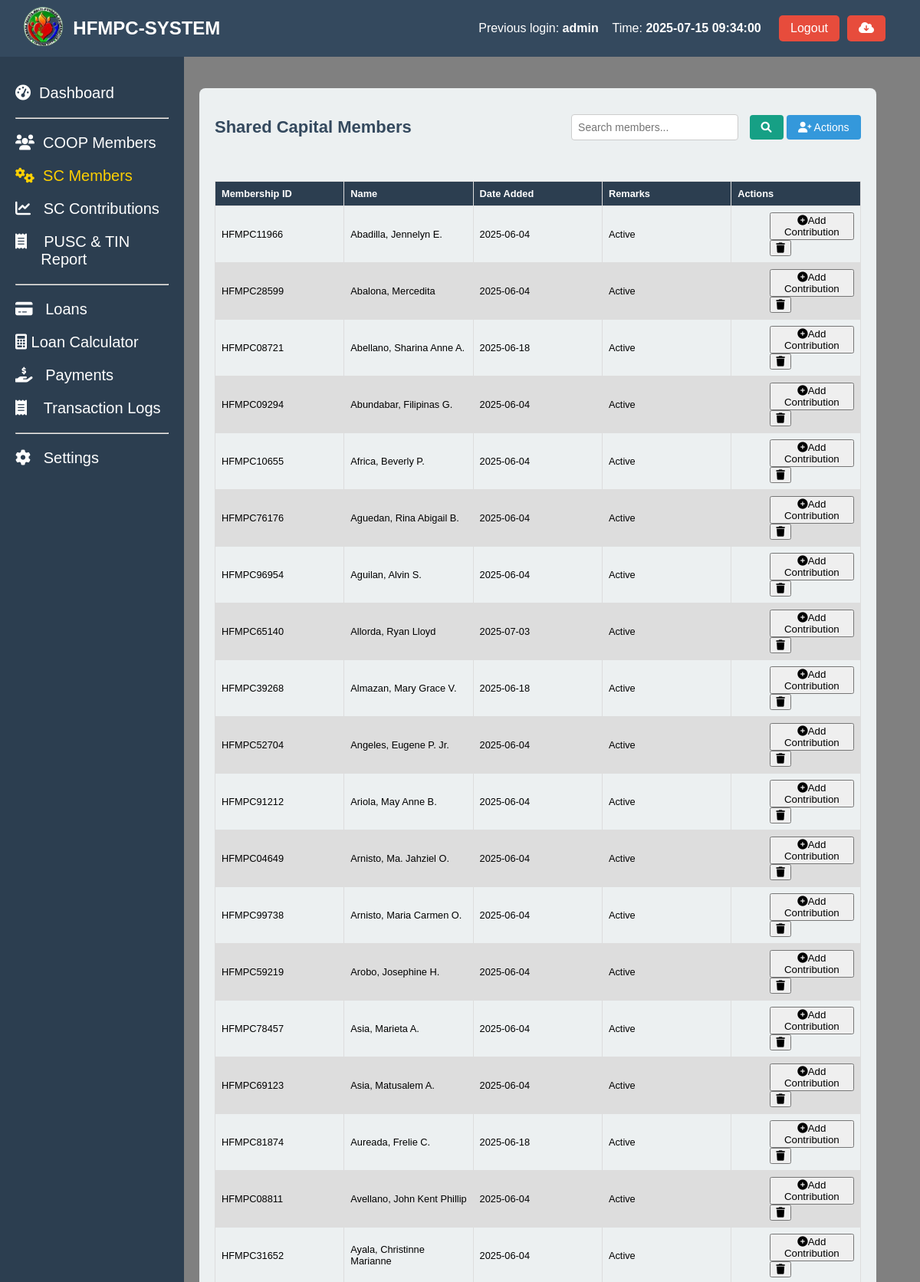
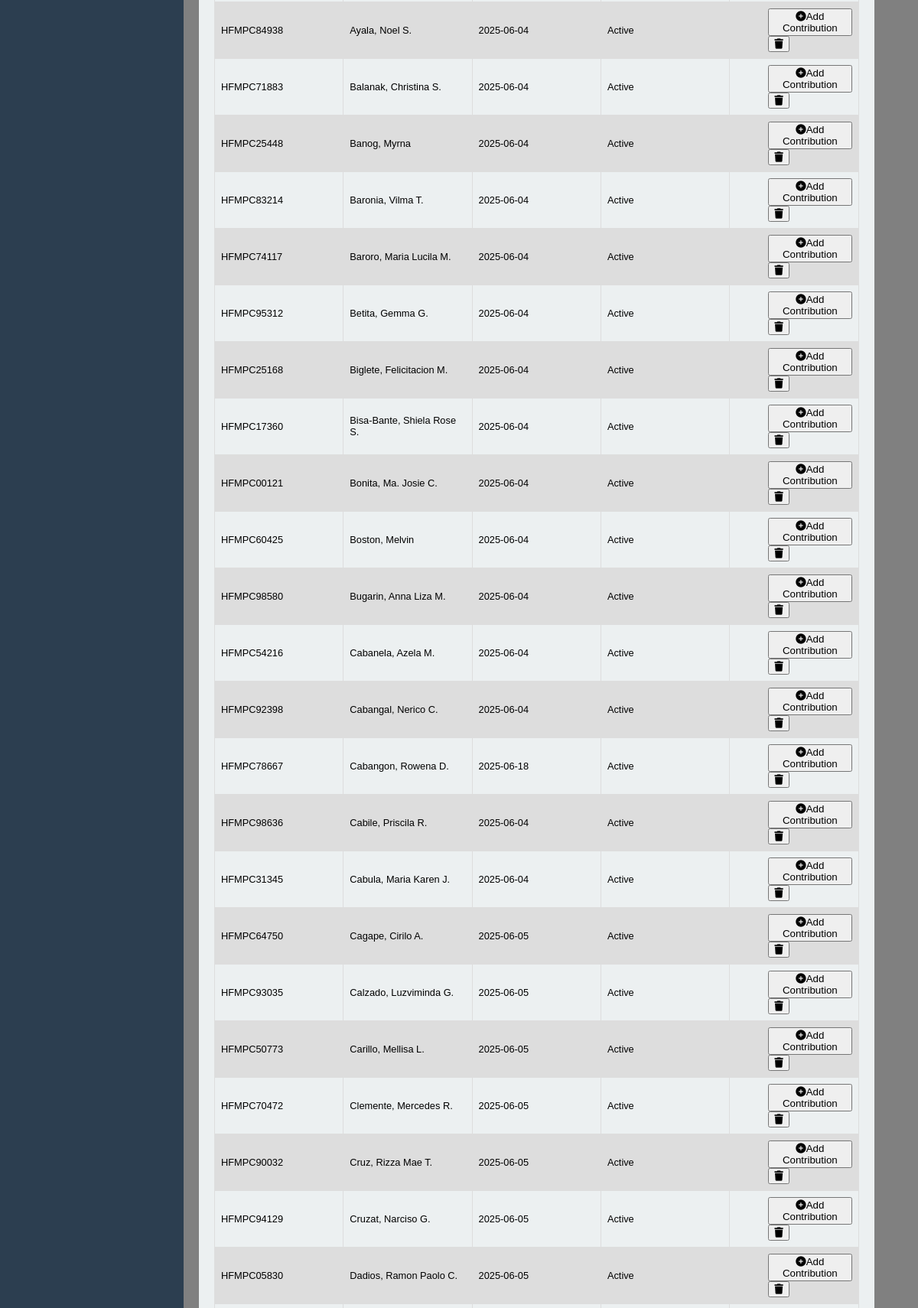
Screenshot of /coop_members_shared_capitals.php (signed in, upper part) with the database file from the repository (2 pictures, top to bottom).
### tables this page shows
CREATE TABLE `coop_members_shared_capital` (
  `id` int(11) NOT NULL AUTO_INCREMENT,
  `Membership_ID` varchar(11) NOT NULL,
  `name_of_member` varchar(50) NOT NULL,
  `Date_Added` date NOT NULL,
  `status` int(11) NOT NULL,
  `remarks` varchar(10) NOT NULL,
  PRIMARY KEY (`id`)
);

CREATE TABLE `coop_members` (
  `coop_id` int(50) NOT NULL AUTO_INCREMENT,
  `membership_id` varchar(50) NOT NULL,
  `name_of_member` varchar(255) NOT NULL,
  `contact_number` varchar(20) NOT NULL,
  `tin` varchar(15) NOT NULL,
  `date_accepted` date NOT NULL,
  `bod_resolution` varchar(50) NOT NULL,
  `type_of_membership` varchar(50) NOT NULL,
  `shares_subscribed` decimal(10,2) NOT NULL,
  `amount_subscribed` decimal(10,2) NOT NULL,
  `initial_paid_up` decimal(10,2) NOT NULL,
  `address` text NOT NULL,
  `date_of_birth` date NOT NULL,
  `age` int(11) NOT NULL,
  `gender` varchar(20) DEFAULT NULL,
  `civil_status` varchar(50) DEFAULT NULL,
  `occupation` varchar(100) NOT NULL,
  `number_of_dependents` int(11) NOT NULL,
  `religious` varchar(100) NOT NULL,
  `annual_income` decimal(10,2) NOT NULL,
  `date_terminated` date DEFAULT NULL,
  `educational_attainment` varchar(50) DEFAULT NULL,
  `status` int(5) NOT NULL,
  `remarks` varchar(10) NOT NULL,
  `created_at` timestamp NOT NULL DEFAULT current_timestamp(),
  PRIMARY KEY (`coop_id`)
);

### coop_members_shared_capitals.php (the view, shortened to what this page needs)
<?php
include 'header.php';
include 'sidebar.php';
?>
<link rel="stylesheet" href="assets/coop_members_shared_capitals.css">
<link rel="stylesheet" href="assets/message.css">
<link rel="stylesheet" href="assets/loader.css">
<main class="content-member">
  <section class="stats-member">
    <div class="card-member">
      <div class="card-header-member">
        <h2>Shared Capital Members</h2>
        <div class="actions">
           <input type="text" id="search-bar" placeholder="Search members..." oninput="searchTable()">
            <button class="search-btn" onclick="searchTable()">
                <i class="fas fa-search"></i>
            </button>
            <div class="dropdown">
              <button class="add-btn" onclick="toggleDropdown()">
                  <i class="fas fa-user-plus"></i> Actions
              </button>
            </div>
        </div>
      </div>
      <div style="overflow-x:auto;">
        <table id="member-table">
          <thead>
            <tr>
              <th>Membership ID</th>
              <th>Name</th>
              <th>Date Added</th>
              <th>Remarks</th>
              <th>Actions</th>
            </tr>
          </thead>
          <tbody>
            <?php
             $sql = "SELECT sc.id, sc.Membership_ID, sc.Date_Added, cm.name_of_member, sc.status, sc.Remarks
                     FROM coop_members_shared_capital sc
                     LEFT JOIN coop_members cm ON sc.Membership_ID = cm.membership_id
                     WHERE sc.Remarks IS NULL OR sc.Remarks != 'Deleted'";
            $sql .= " ORDER BY cm.name_of_member ASC";
            $result = $conn->query($sql);
            if ($result->num_rows > 0) {
                while ($row = $result->fetch_assoc()) {
                    $status = $row['status'];
                    echo '<tr>';
                    echo '<td>' . htmlspecialchars($row['Membership_ID']) . '</td>';
                    echo '<td>' . htmlspecialchars($row['name_of_member']) . '</td>';
                    echo '<td>' . htmlspecialchars($row['Date_Added']) . '</td>';
                    echo '<td>';
                    echo $status == 1 ? '<span class="remark-active">Active</span>' : '<span class="remark-withdrawn">Withdrawn</span>';
                    echo '</td>';
                    echo '<td style="padding-left: 50px;">';
                    echo '<a href="#" onclick="openContributionModal(\'' . $row['Membership_ID'] . '\', \'' . $row['id'] . '\', ' . $row['status'] . ')"><button> <i class="fas fa-plus-circle"></i>Add Contribution</button></a>';
                    echo '<a href="coop_members_shared_capitals_delete_functions.php?id=' . htmlspecialchars($row['Membership_ID']) . '" class="delete-btn" onclick="return confirm(\'Are you sure you want to delete this member?\')"><button><i class="fa-solid fa-trash"></i></button></a>';
                    echo '</td>';
                    echo '</tr>';
                }
            } else {
                echo '<tr><td colspan="6">No records found</td></tr>';
            }
            ?>
          </tbody>
        </table>
      </div>
    </div>
  </section>
</main>

### header.php (shortened to what this page needs)
<?php
include 'config/config.php';
$previous_user = null;
$sql_prev = "SELECT id, username, login_time FROM login_activity ORDER BY login_time DESC LIMIT 1 OFFSET 1";
$result_prev = $conn->query($sql_prev);
if ($result_prev->num_rows > 0) {
    $previous_user = $result_prev->fetch_assoc();
}
?>
<!DOCTYPE html>
<html lang="en">
<head>
  <link rel="stylesheet" href="https://cdnjs.cloudflare.com/ajax/libs/font-awesome/6.0.0-beta3/css/all.min.css">
  <link rel="stylesheet" href="assets/styles.css">
</head>
<body>
<header class="header">
  <div class="header-content">
    <div class="dashboard-left">
      <a href="index.php"><img src="logo.png" alt="Logo" class="dashboard-logo" width="20%"></a>
      <h1> HFMPC-SYSTEM</h1>
    </div>
    <div class="admin-info">
      <?php if ($previous_user): ?>
        <div class="previous-login-info" style="text-align: right; display: flex; justify-content: space-between;">
          <p>Previous login: <strong><?php echo htmlspecialchars($previous_user['username']); ?></strong></p> &nbsp&nbsp&nbsp&nbsp
          <p>Time: <strong><?php echo htmlspecialchars($previous_user['login_time']); ?></strong></p>&nbsp&nbsp&nbsp
        </div>
      <?php else: ?>
        <p class="previous-login-info">No previous login records found.</p>
      <?php endif; ?>
      <button class="logout-btn" onclick="confirmLogout();">Logout</button>
      <form method="post" action="backup.php" onsubmit="return confirmBackup();">
          <button class="logout-btn" type="submit" name="backup"><i class="fas fa-cloud-download-alt"></i></button>
      </form>
    </div>
  </div>
</header>
</body>
</html>

### assets/styles.css (style rules this page uses)
body { font-family: Arial, sans-serif; margin: 0; height: 100vh; display: flex; flex-direction: column; }
header { background-color: #34495e; color: white; padding: 5px; width: 100%; display: flex; justify-content: space-between; align-items: center; position: fixed; z-index: 10; }
header h1 { font-size: 24px; }
.header-content { display: flex; justify-content: space-between; width: 100%; padding-right: 50px; padding-left: 20px; }
.admin-info { display: flex; align-items: center; gap: 10px; }
.logout-btn { background-color: #e74c3c; color: white; border: none; padding: 8px 15px; cursor: pointer; font-size: 16px; border-radius: 5px; }
.logout-btn { background-color: #e74c3c; color: white; border: none; padding: 8px 15px; cursor: pointer; }
.dashboard-left { display: flex; align-items: center; gap: 10px; }
.dashboard-logo { height: 60px; width: auto; object-fit: contain; }

### assets/coop_members_shared_capitals.css (style rules this page uses)
.content-member { background-color: gray; margin-left: 150px; padding: 100px; margin-top: 5px; flex-grow: 1; height: 100vh; overflow-y: auto; position: relative; }
.stats-member { display: flex; justify-content: space-between; margin-top: 10px; width: 105%; }
.card-member { background-color: #ecf0f1; border-radius: 8px; padding: 20px; width: 100%; margin-left: 10px; position:relative; }
.card-member h2 { font-size: 22px; color: #34495e; }
table { font-family: arial, sans-serif; border-collapse: collapse; width: 100%; table-layout: fixed; font-size: 80%; }
th { background-color: #2c3e50; color: white; }
td, th { border: 1px solid #dddddd; text-align: left; padding: 8px; word-wrap: break-word; white-space: normal; max-width: 150px; overflow: hidden; text-overflow: ellipsis; }
tr:nth-child(even) { background-color: #dddddd; }
.card-header-member { display: flex; justify-content: space-between; align-items: center; margin-bottom: 20px; }
.add-btn { padding: 8px 15px; font-size: 14px; color: white; background-color: #3498db; border: none; border-radius: 4px; cursor: pointer; }
form { display: flex; flex-direction: column; }
#search-bar { padding: 8px; font-size: 14px; width: 200px; border: 1px solid #ccc; border-radius: 4px; }
.search-btn { padding: 8px 15px; font-size: 14px; color: white; background-color: #16a085; border: none; border-radius: 4px; cursor: pointer; margin-left: 10px; }
.dropdown { position: relative; display: inline-block; }

### coop_members_shared_capitals.php (style rules this page uses)
.content-member { background-color: gray; }

### rows the page displays
coop_members_shared_capital: Membership_ID "HFMPC11966", coop_members.name_of_member "Abadilla, Jennelyn E.", Date_Added "2025-06-04", status "Active"
coop_members_shared_capital: Membership_ID "HFMPC28599", coop_members.name_of_member "Abalona, Mercedita", Date_Added "2025-06-04", status "Active"
coop_members_shared_capital: Membership_ID "HFMPC08721", coop_members.name_of_member "Abellano, Sharina Anne A.", Date_Added "2025-06-18", status "Active"
coop_members_shared_capital: Membership_ID "HFMPC09294", coop_members.name_of_member "Abundabar, Filipinas G.", Date_Added "2025-06-04", status "Active"
coop_members_shared_capital: Membership_ID "HFMPC10655", coop_members.name_of_member "Africa, Beverly P.", Date_Added "2025-06-04", status "Active"
coop_members_shared_capital: Membership_ID "HFMPC76176", coop_members.name_of_member "Aguedan, Rina Abigail B.", Date_Added "2025-06-04", status "Active"
coop_members_shared_capital: Membership_ID "HFMPC96954", coop_members.name_of_member "Aguilan, Alvin S.", Date_Added "2025-06-04", status "Active"
coop_members_shared_capital: Membership_ID "HFMPC65140", coop_members.name_of_member "Allorda, Ryan Lloyd", Date_Added "2025-07-03", status "Active"
coop_members_shared_capital: Membership_ID "HFMPC39268", coop_members.name_of_member "Almazan, Mary Grace V.", Date_Added "2025-06-18", status "Active"
coop_members_shared_capital: Membership_ID "HFMPC52704", coop_members.name_of_member "Angeles, Eugene P. Jr.", Date_Added "2025-06-04", status "Active"
coop_members_shared_capital: Membership_ID "HFMPC91212", coop_members.name_of_member "Ariola, May Anne B.", Date_Added "2025-06-04", status "Active"
coop_members_shared_capital: Membership_ID "HFMPC04649", coop_members.name_of_member "Arnisto, Ma. Jahziel O.", Date_Added "2025-06-04", status "Active"
coop_members_shared_capital: Membership_ID "HFMPC99738", coop_members.name_of_member "Arnisto, Maria Carmen O.", Date_Added "2025-06-04", status "Active"
coop_members_shared_capital: Membership_ID "HFMPC59219", coop_members.name_of_member "Arobo, Josephine H.", Date_Added "2025-06-04", status "Active"
coop_members_shared_capital: Membership_ID "HFMPC78457", coop_members.name_of_member "Asia, Marieta A.", Date_Added "2025-06-04", status "Active"
coop_members_shared_capital: Membership_ID "HFMPC69123", coop_members.name_of_member "Asia, Matusalem A.", Date_Added "2025-06-04", status "Active"
coop_members_shared_capital: Membership_ID "HFMPC81874", coop_members.name_of_member "Aureada, Frelie C.", Date_Added "2025-06-18", status "Active"
coop_members_shared_capital: Membership_ID "HFMPC08811", coop_members.name_of_member "Avellano, John Kent Phillip", Date_Added "2025-06-04", status "Active"
coop_members_shared_capital: Membership_ID "HFMPC31652", coop_members.name_of_member "Ayala, Christinne Marianne", Date_Added "2025-06-04", status "Active"
coop_members_shared_capital: Membership_ID "HFMPC84938", coop_members.name_of_member "Ayala, Noel S.", Date_Added "2025-06-04", status "Active"
coop_members_shared_capital: Membership_ID "HFMPC71883", coop_members.name_of_member "Balanak, Christina S.", Date_Added "2025-06-04", status "Active"
coop_members_shared_capital: Membership_ID "HFMPC25448", coop_members.name_of_member "Banog, Myrna", Date_Added "2025-06-04", status "Active"
coop_members_shared_capital: Membership_ID "HFMPC83214", coop_members.name_of_member "Baronia, Vilma T.", Date_Added "2025-06-04", status "Active"
coop_members_shared_capital: Membership_ID "HFMPC74117", coop_members.name_of_member "Baroro, Maria Lucila M.", Date_Added "2025-06-04", status "Active"
coop_members_shared_capital: Membership_ID "HFMPC95312", coop_members.name_of_member "Betita, Gemma G.", Date_Added "2025-06-04", status "Active"
coop_members_shared_capital: Membership_ID "HFMPC25168", coop_members.name_of_member "Biglete, Felicitacion M.", Date_Added "2025-06-04", status "Active"
coop_members_shared_capital: Membership_ID "HFMPC17360", coop_members.name_of_member "Bisa-Bante, Shiela Rose S.", Date_Added "2025-06-04", status "Active"
coop_members_shared_capital: Membership_ID "HFMPC00121", coop_members.name_of_member "Bonita, Ma. Josie C.", Date_Added "2025-06-04", status "Active"
coop_members_shared_capital: Membership_ID "HFMPC60425", coop_members.name_of_member "Boston, Melvin", Date_Added "2025-06-04", status "Active"
coop_members_shared_capital: Membership_ID "HFMPC98580", coop_members.name_of_member "Bugarin, Anna Liza M.", Date_Added "2025-06-04", status "Active"
coop_members_shared_capital: Membership_ID "HFMPC54216", coop_members.name_of_member "Cabanela, Azela M.", Date_Added "2025-06-04", status "Active"
coop_members_shared_capital: Membership_ID "HFMPC92398", coop_members.name_of_member "Cabangal, Nerico C.", Date_Added "2025-06-04", status "Active"
coop_members_shared_capital: Membership_ID "HFMPC78667", coop_members.name_of_member "Cabangon, Rowena D.", Date_Added "2025-06-18", status "Active"
coop_members_shared_capital: Membership_ID "HFMPC98636", coop_members.name_of_member "Cabile, Priscila R.", Date_Added "2025-06-04", status "Active"
coop_members_shared_capital: Membership_ID "HFMPC31345", coop_members.name_of_member "Cabula, Maria Karen J.", Date_Added "2025-06-04", status "Active"
coop_members_shared_capital: Membership_ID "HFMPC64750", coop_members.name_of_member "Cagape, Cirilo A.", Date_Added "2025-06-05", status "Active"
coop_members_shared_capital: Membership_ID "HFMPC93035", coop_members.name_of_member "Calzado, Luzviminda G.", Date_Added "2025-06-05", status "Active"
coop_members_shared_capital: Membership_ID "HFMPC50773", coop_members.name_of_member "Carillo, Mellisa L.", Date_Added "2025-06-05", status "Active"
coop_members_shared_capital: Membership_ID "HFMPC70472", coop_members.name_of_member "Clemente, Mercedes R.", Date_Added "2025-06-05", status "Active"
coop_members_shared_capital: Membership_ID "HFMPC90032", coop_members.name_of_member "Cruz, Rizza Mae T.", Date_Added "2025-06-05", status "Active"
coop_members_shared_capital: Membership_ID "HFMPC94129", coop_members.name_of_member "Cruzat, Narciso G.", Date_Added "2025-06-05", status "Active"
coop_members_shared_capital: Membership_ID "HFMPC05830", coop_members.name_of_member "Dadios, Ramon Paolo C.", Date_Added "2025-06-05", status "Active"

### other values shown
$previous_user['username'] "admin"
$previous_user['login_time'] "2025-07-15 09:34:00"
